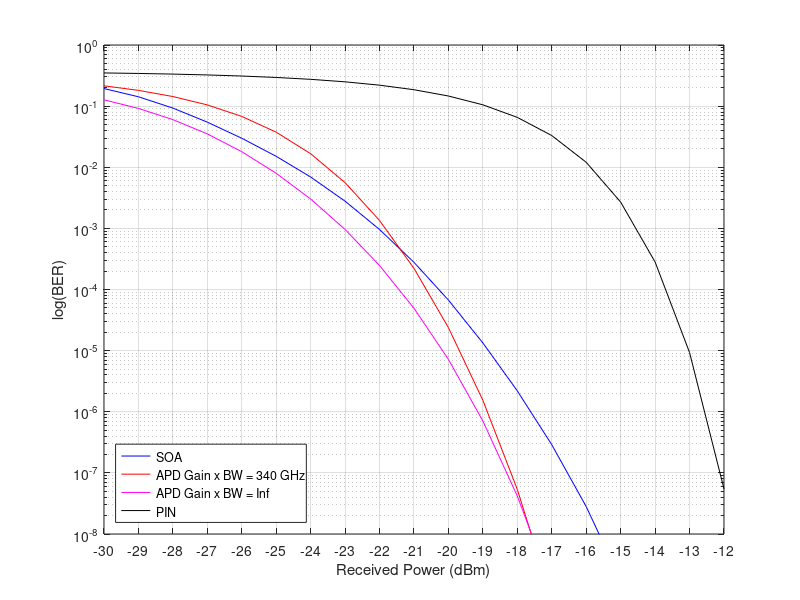

MATLAB code for this plot: (Note: this script raises an error after producing the figure.)
clear, clc, close all

addpath ../f/

tx.PtxdBm = -30:1:-12;

%% Equally-spaced levels
ber_pin.eq_spaced.count = [0.464808223463346,0.455306186290667,0.442766511017518,0.426630310382714,0.404093610755051,0.376177859671611,0.339468694683513,0.294131111518037,0.245549884026125,0.195562854788500,0.148916750595129,0.105606802783373,0.0656196590978453,0.0330592306048953,0.0122211286089239,0.00269334065799915,0.000293749618506989,1.04910578038210e-05,0];
ber_pin.eq_spaced.gauss = [0.349237622702391,0.342593920727185,0.334255214258206,0.323806707175755,0.310749279079702,0.294499485596141,0.274409379516046,0.249827405001154,0.220236317178201,0.185519641337322,0.146404322923543,0.105045480748196,0.0654538770109949,0.0329936264627572,0.0120514175516306,0.00268867082597775,0.000281577823051733,9.30157074634866e-06,5.46785217655125e-08];

%
ber_soa.eq_spaced.count = [0.193783260067085,0.142251304712858,0.0928756183912283,0.0546827513159452,0.0298047318092870,0.0150933002489545,0.00692036054789297,0.00278217092371786,0.000958219690757999,0.000278049142302247,6.70532134796128e-05,1.33477484694659e-05,2.19071806774366e-06,2.88808008441698e-07,2.80337064723424e-08,1.75755693631063e-09,6.20339330773770e-11,1.07554582443498e-12,7.93586920229700e-15];
ber_soa.eq_spaced.est = [0.193783260067085,0.142251304712858,0.0928756183912283,0.0546827513159452,0.0298047318092870,0.0150933002489545,0.00692036054789297,0.00278217092371786,0.000958219690757999,0.000278049142302247,6.70532134796128e-05,1.33477484694659e-05,2.19071806774366e-06,2.88808008441698e-07,2.80337064723424e-08,1.75755693631063e-09,6.20339330773770e-11,1.07554582443498e-12,7.93586920229700e-15];

%
ber_apd_fin.eq_spaced.count = [0.237052127205030,0.189415094915461,0.146293986144174,0.104909624305683,0.0679954068241470,0.0372318104132332,0.0165501205517915,0.00543532167490692,0.00137528230482818,0.000217451016297381,2.57507782457425e-05,9.53732527620094e-07,0,0,0,0,0,0,0];
ber_apd_fin.eq_spaced.gauss = [0.215027785988456,0.181032101346573,0.143508281034321,0.104615336380027,0.0678583609888391,0.0374624859598918,0.0166434724962490,0.00559272463542779,0.00134444568559010,0.000221269836315951,2.37319341486989e-05,1.53669903717772e-06,5.34197686667760e-08,8.42675374078626e-10,4.89426305084116e-12,8.39492786141940e-15,3.40393009934258e-18,2.59903112373720e-22,2.98372946296468e-27];

%
ber_apd_inf.eq_spaced.count = [0.127985182811451,0.0917576527498016,0.0602940166636147,0.0351879616065434,0.0178615027772691,0.00785303363242385,0.00305289782091192,0.000989020631142038,0.000222219678935482,4.29179637429042e-05,9.53732527620094e-06,0,0,0,0,0,0,0,0];
ber_apd_inf.eq_spaced.gauss = [0.126821536665829,0.0916817130222999,0.0601701179042403,0.0351343070921254,0.0179675009668366,0.00796294718129267,0.00301963602092677,0.000958496730744798,0.000246727795170630,4.92451967322406e-05,7.17388541883247e-06,7.03717456619697e-07,4.17272045846025e-08,1.30777941860144e-09,1.85693794442359e-11,1.00569543444480e-13,1.71515642619109e-16,7.46059744018531e-20,6.61526056323651e-24];


%% Optimized level spacing
ber_pin.optimized.count = [0.464794871207960,0.454939953000061,0.442540476408472,0.425606955380577,0.404312969236404,0.375705762070439,0.339522103705060,0.293887909723494,0.244989089299884,0.194758858267717,0.148054576390161,0.105228170969908,0.0648862387841055,0.0329848394677410,0.0118033937618263,0.00256649423182567,0.000247016724653604,1.43059879143014e-05,0];
ber_pin.optimized.gauss = [0.349151778385522,0.342486119780761,0.334120027673315,0.323637544578959,0.310538319437879,0.294237802246807,0.274087488520001,0.249436641895274,0.219771675615925,0.184984837699869,0.145819359964904,0.104454675283741,0.0649268558894527,0.0326058341706113,0.0118392956662387,0.00261493061051320,0.000268705612124277,8.51372913373398e-06,4.50022125996482e-08];

%
ber_soa.optimized.count = [0.181507698528963,0.124261811023622,0.0713878334248917,0.0342552111945309,0.0126751052920710,0.00359843282671062,0.000720068058353171,0.000148782274308735,2.76582433009827e-05,4.76866263810047e-06,0,0,0,0,0,0,0,0,0];
ber_soa.optimized.est = [0.161854186677478,0.112064166340681,0.0661748882433615,0.0317123916499724,0.0118220390294853,0.00333480101913837,0.000723615794687632,0.000139738759774525,3.06142867778370e-05,7.17300119284132e-06,1.37272582714194e-06,1.82642223637534e-07,1.52934810559860e-08,7.26301805658938e-10,1.72333530297539e-11,1.74939373371301e-13,6.30251553013883e-16,6.46030291402709e-19,1.45850487206401e-22];

%
ber_apd_fin.optimized.count = [0.230407472685100,0.183810008850638,0.140049899285845,0.0999731047427211,0.0636893044619423,0.0339137749496429,0.0142697460782518,0.00415541262284075,0.000726744186046512,6.10388817676860e-05,9.53732527620094e-07,0,0,0,0,0,0,0,0];
ber_apd_fin.optimized.gauss = [0.210778843696057,0.176335492473531,0.138588722477100,0.0998164653087088,0.0635768235573234,0.0340266219444577,0.0142218602493809,0.00418467708771848,0.000752578303039448,6.96601645575473e-05,2.85022050338319e-06,4.85282752778680e-08,3.29379181899162e-10,7.69772339682445e-13,4.83635620433831e-16,5.85992792980343e-20,9.55341386187362e-25,1.49706120541735e-30,1.65098159784139e-37];

%
ber_apd_inf.optimized.count = [0.0758265046084356,0.0491620506012330,0.0282400201428310,0.0139292635658915,0.00573956235121773,0.00175868278093145,0.000391984068851859,8.10672648477080e-05,4.76866263810047e-06,0,0,0,0,0,0,0,0,0,0];
ber_apd_inf.optimized.gauss = [0.0756709061354638,0.0492054044951657,0.0283698195498705,0.0140012679073031,0.00565788811842483,0.00177491387537260,0.000407524305678209,6.45779037046901e-05,6.67222422765784e-06,4.19063489960530e-07,1.43545166173706e-08,2.30772239756844e-10,1.45681035612740e-12,2.93119071775299e-15,1.46580828369098e-18,1.36034820412002e-22,1.66415457588676e-27,1.79236595320711e-33,1.07706353192394e-40];

%% Figures
figure
semilogy(tx.PtxdBm, ber_soa.eq_spaced.est, '-b')
hold on, grid on
semilogy(tx.PtxdBm, ber_apd_fin.eq_spaced.gauss, '-r')
semilogy(tx.PtxdBm, ber_apd_inf.eq_spaced.gauss, '-m')
semilogy(tx.PtxdBm, ber_pin.eq_spaced.gauss, '-k')
% 
% plot(tx.PtxdBm, log10(ber_soa.eq_spaced.count), '-ob')
% plot(tx.PtxdBm, log10(ber_apd_fin.eq_spaced.count), '-or')
% plot(tx.PtxdBm, log10(ber_apd_inf.eq_spaced.count), '-om')
% plot(tx.PtxdBm, log10(ber_pin.eq_spaced.count), '-ok')

xlabel('Received Power (dBm)')
ylabel('log(BER)')
legend('SOA', 'APD Gain x BW = 340 GHz', 'APD Gain x BW = Inf', 'PIN', 'Location', 'SouthWest')
axis([tx.PtxdBm(1) tx.PtxdBm(end) 1e-8 1])
set(gca, 'xtick', tx.PtxdBm)
set(gca, 'ytick', logspace(-8, 0, 9))

matlab2tikz('soa_vs_apd_eqs_log.tex')

%%
figure
semilogy(tx.PtxdBm, ber_soa.optimized.est, '-b')
hold on, grid on
semilogy(tx.PtxdBm, ber_apd_fin.optimized.gauss, '-r')
semilogy(tx.PtxdBm, ber_apd_inf.optimized.gauss, '-m')
semilogy(tx.PtxdBm, ber_pin.optimized.gauss, '-k')

% plot(tx.PtxdBm, log10(ber_soa.optimized.count), '-ob')
% plot(tx.PtxdBm, log10(ber_apd_fin.optimized.count), '-or')
% plot(tx.PtxdBm, log10(ber_apd_inf.optimized.count), '-om')
% plot(tx.PtxdBm, log10(ber_pin.optimized.count), '-ok')

xlabel('Received Power (dBm)')
ylabel('BER')
legend('SOA', 'APD Gain x BW = 340 GHz', 'APD Gain x BW = Inf', 'PIN', 'Location', 'SouthWest')
axis([tx.PtxdBm(1) tx.PtxdBm(end) 1e-8 1])
set(gca, 'xtick', tx.PtxdBm)
set(gca, 'ytick', logspace(-8, 0, 9))

matlab2tikz('soa_vs_apd_opt_log.tex')